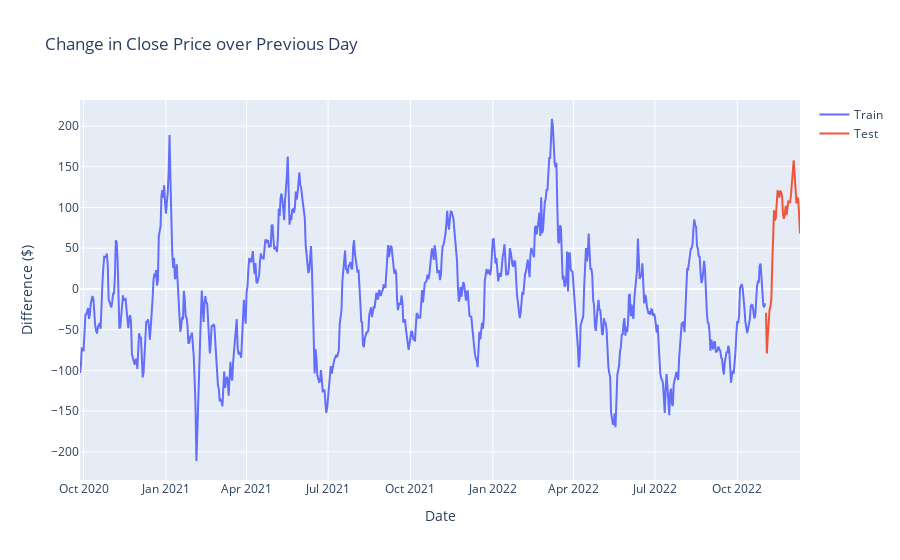

The notebook cell this image was saved under:
### Markdown cell above
#### The chart below will graph the seasonal difference in the trend!

### Code cell
fig = go.Figure()
fig.add_trace(go.Scatter(x=train.index, y=train, mode='lines', name="Train"))
fig.add_trace(go.Scatter(x=test.index, y=test, mode='lines', name="Test"))
fig.update_layout(
    yaxis_title="Difference ($)", 
    xaxis_title="Date",
    title="Change in Close Price over Previous Day"
)
fig.show()

### Figure 1 — Plotly figure (JSON) as saved in the notebook; plotly's stock layout.template omitted (floating-point values rounded to 4 significant figures; data arrays with more than 128 entries replaced by an {"elided": "..."} marker saying what was removed)
{"data": [{"mode": "lines", "name": "Train", "type": "scatter", "x": {"elided": "766 str values"}, "y": {"elided": "766 float values"}}, {"mode": "lines", "name": "Test", "type": "scatter", "x": ["2022-11-02T00:00:00", "2022-11-03T00:00:00", "2022-11-04T00:00:00", "2022-11-05T00:00:00", "2022-11-06T00:00:00", "2022-11-07T00:00:00", "2022-11-08T00:00:00", "2022-11-09T00:00:00", "2022-11-10T00:00:00", "2022-11-11T00:00:00", "2022-11-12T00:00:00", "2022-11-13T00:00:00", "2022-11-14T00:00:00", "2022-11-15T00:00:00", "2022-11-16T00:00:00", "2022-11-17T00:00:00", "2022-11-18T00:00:00", "2022-11-19T00:00:00", "2022-11-20T00:00:00", "2022-11-21T00:00:00", "2022-11-22T00:00:00", "2022-11-23T00:00:00", "2022-11-24T00:00:00", "2022-11-25T00:00:00", "2022-11-26T00:00:00", "2022-11-27T00:00:00", "2022-11-28T00:00:00", "2022-11-29T00:00:00", "2022-11-30T00:00:00", "2022-12-01T00:00:00", "2022-12-02T00:00:00", "2022-12-03T00:00:00", "2022-12-04T00:00:00", "2022-12-05T00:00:00", "2022-12-06T00:00:00", "2022-12-07T00:00:00", "2022-12-08T00:00:00", "2022-12-09T00:00:00", "2022-12-10T00:00:00"], "y": [-29.17, -79.29, -58.29, -37.38, -25.88, -21.38, -12.08, 28.92, 61.71, 96.54, 84.25, 87.33, 105.2, 120.0, 119.5, 112.2, 120.6, 117.9, 114.7, 91.21, 86.08, 91.25, 102, 90.5, 99.79, 107.3, 106.5, 106.4, 116.3, 139.8, 145.1, 157.9, 141.8, 115.6, 105.0, 112.4, 109.8, 91.5, 68.12]}], "layout": {"title": {"text": "Change in Close Price over Previous Day"}, "xaxis": {"title": {"text": "Date"}}, "yaxis": {"title": {"text": "Difference ($)"}}}}
